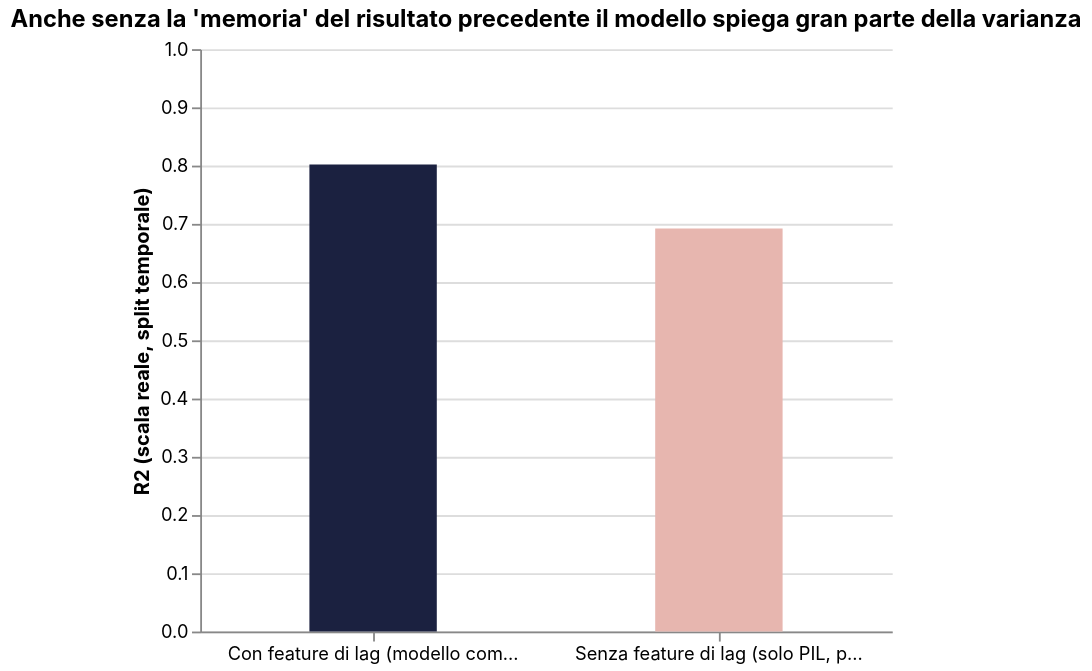

Describe this chart as a Vega-Lite specification.
### Vega-Lite specification from a JSON file in a GitHub repository (floating-point values rounded to 4 significant figures)
{"$schema": "https://vega.github.io/schema/vega-lite/v5.json", "config": {"background": "transparent", "view": {"stroke": "transparent"}, "title": {"font": "Inter"}, "axis": {"labelFont": "Inter", "titleFont": "Inter"}, "legend": {"labelFont": "Inter", "titleFont": "Inter"}, "header": {"labelFont": "Inter", "titleFont": "Inter"}, "text": {"font": "Inter"}, "range": {"category": ["#1b2140", "#ff8009", "#9a0641", "#ffe34a", "#e7b6af", "#0088b0", "#e03830"], "ramp": ["#e7b6af", "#1b2140"], "heatmap": ["#e7b6af", "#1b2140"]}}, "width": 380, "height": 320, "title": "Anche senza la 'memoria' del risultato precedente il modello spiega gran parte della varianza", "data": {"values": [{"Configurazione": "Con feature di lag (modello completo)", "R2": 0.802}, {"Configurazione": "Senza feature di lag (solo PIL, popolazione, ecc.)", "R2": 0.692}]}, "mark": {"type": "bar", "size": 70}, "encoding": {"x": {"field": "Configurazione", "type": "nominal", "title": null, "sort": null, "axis": {"labelAngle": 0, "labelLimit": 160}}, "y": {"field": "R2", "type": "quantitative", "title": "R2 (scala reale, split temporale)", "scale": {"domain": [0, 1]}}, "color": {"field": "Configurazione", "type": "nominal", "legend": null, "scale": {"range": ["#1b2140", "#e7b6af"]}}, "tooltip": [{"field": "Configurazione"}, {"field": "R2", "format": ".3f"}]}}
